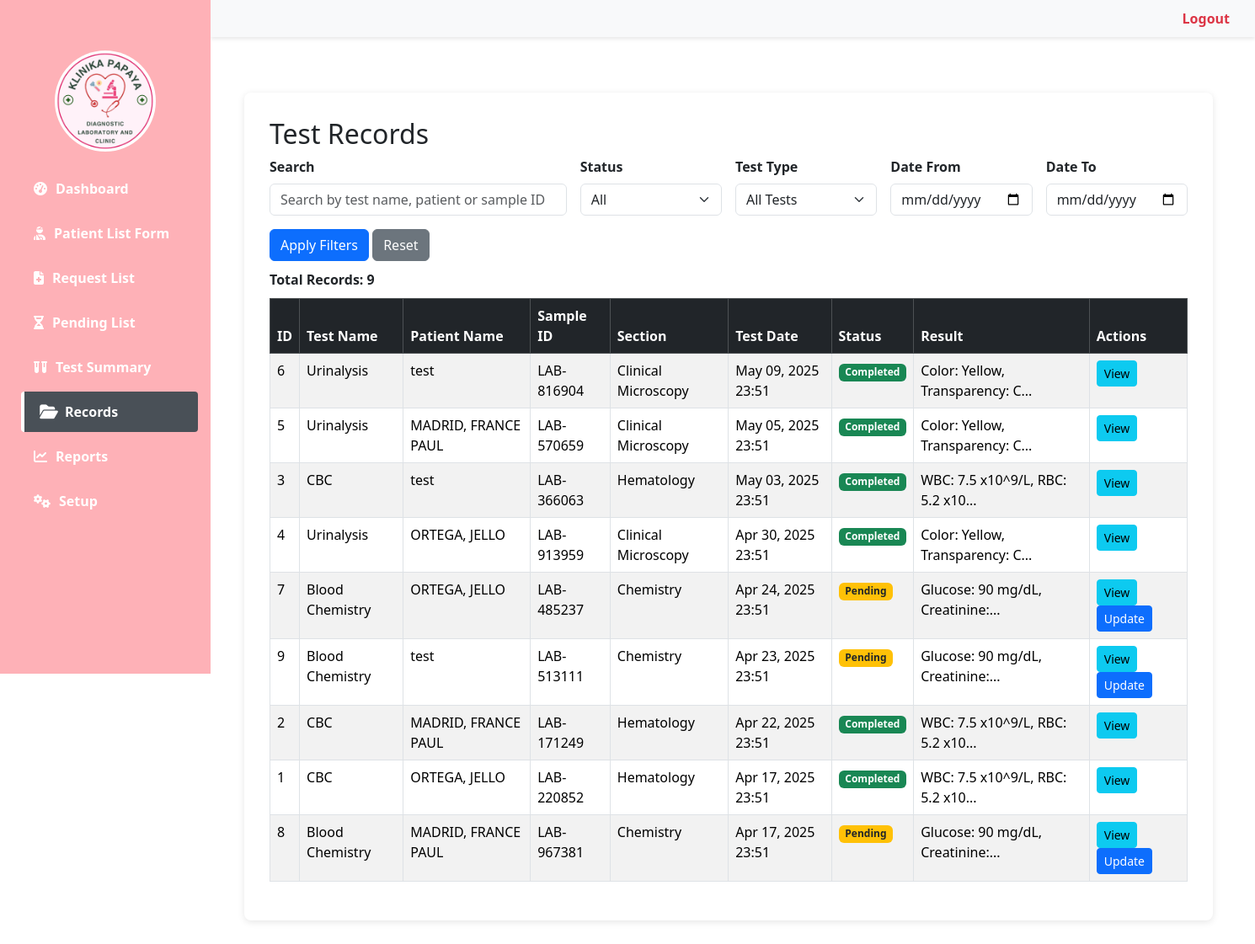
Before: /records.php (signed in) with the older database file.
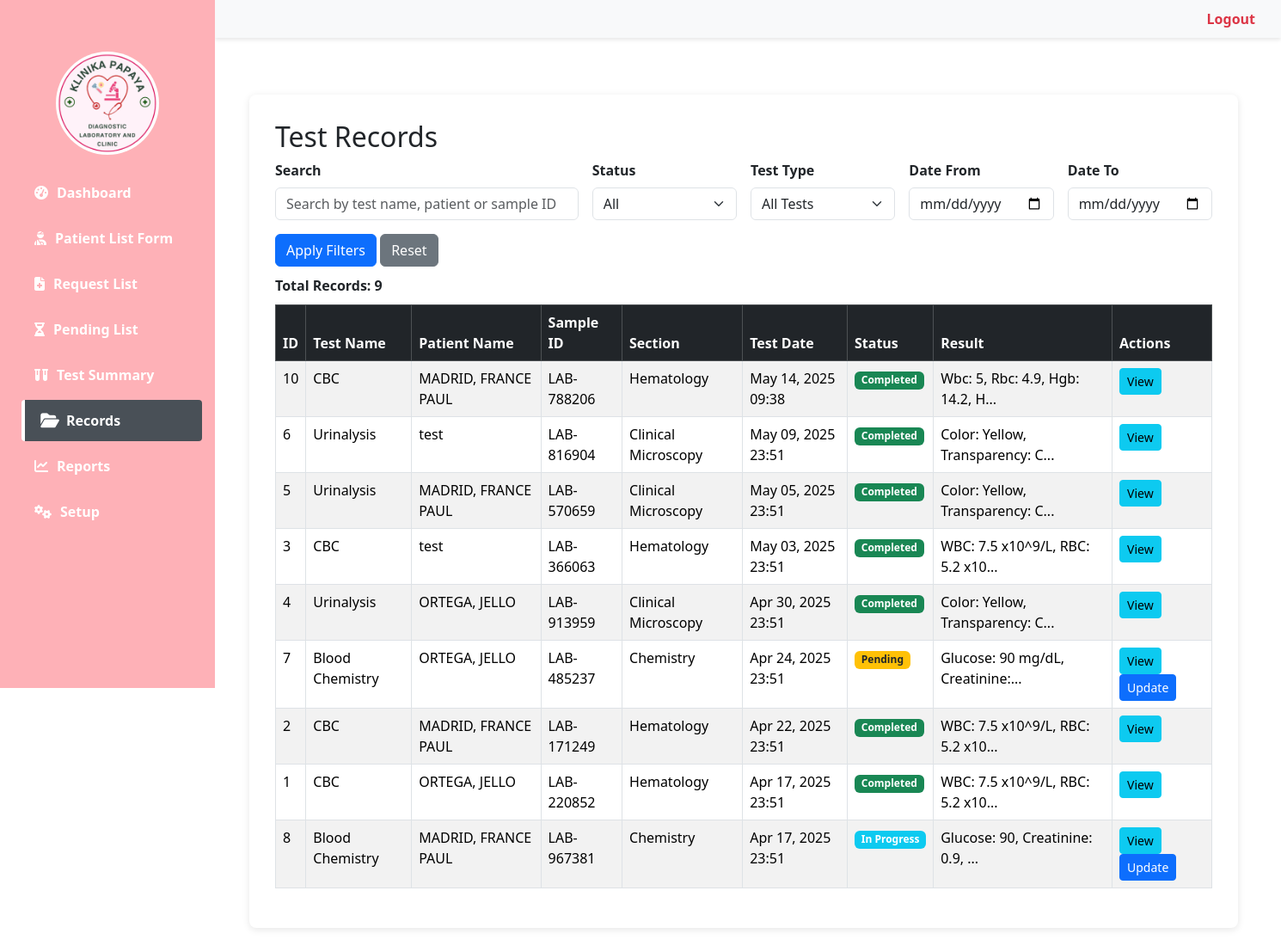
After: the same page with the newer database file.
### tables this page shows
CREATE TABLE `test_records` (
  `id` int(11) NOT NULL,
  `test_name` varchar(100) NOT NULL,
  `patient_name` varchar(100) NOT NULL,
  `patient_id` int(11) NOT NULL,
  `sample_id` varchar(50) NOT NULL,
  `section` varchar(50) NOT NULL,
  `test_date` datetime NOT NULL,
  `result` text DEFAULT NULL,
  `status` enum('Pending','In Progress','Completed') DEFAULT 'Pending',
  `remarks` text DEFAULT NULL,
  `performed_by` varchar(50) DEFAULT NULL,
  `created_at` timestamp NOT NULL DEFAULT current_timestamp(),
  `updated_at` timestamp NOT NULL DEFAULT current_timestamp() ON UPDATE current_timestamp()
);

### records.php (the view, shortened to what the changed rows need)
<?php
require_once 'config/db_connect.php';
$conditions = [];
$whereClause = !empty($conditions) ? "WHERE " . implode(" AND ", $conditions) : "";
$recordsPerPage = 10;
$page = isset($_GET['page']) && is_numeric($_GET['page']) ? (int)$_GET['page'] : 1;
$offset = ($page - 1) * $recordsPerPage;
try {
    $sql = "SELECT * FROM test_records $whereClause ORDER BY test_date DESC LIMIT :limit OFFSET :offset";
    $stmt = $connect->prepare($sql);
    $stmt->bindValue(':limit', $recordsPerPage, PDO::PARAM_INT);
    $stmt->bindValue(':offset', $offset, PDO::PARAM_INT);
    $stmt->execute();
    $records = $stmt->fetchAll(PDO::FETCH_ASSOC);
} catch (PDOException $e) {
    die("Database error: " . $e->getMessage());
}
?>
<!DOCTYPE html>
<html lang="en">
<head>
    <link href="https://cdn.jsdelivr.net/npm/bootstrap@5.3.3/dist/css/bootstrap.min.css" rel="stylesheet">
    <link rel="stylesheet" href="https://cdn.jsdelivr.net/npm/bootstrap-icons@1.11.1/font/bootstrap-icons.css">
    <link rel="stylesheet" href="assets/css/dashboard.css">
    <link rel="stylesheet" href="assets/css/style.css">
</head>
    <body>
    <?php include('sidebar.php'); ?>
    <div class="main-content">
        <div class="table-container">
            <h2>Test Records</h2>
            <table class="table table-striped table-bordered">
                <thead class="table-dark">
                    <tr>
                        <th>ID</th>
                        <th>Test Name</th>
                        <th>Patient Name</th>
                        <th>Sample ID</th>
                        <th>Section</th>
                        <th>Test Date</th>
                        <th>Status</th>
                        <th>Result</th>
                        <th>Actions</th>
                    </tr>
                </thead>
                <tbody>
                    <?php if (count($records) > 0): ?>
                        <?php foreach ($records as $record): ?>
                            <tr>
                                <td><?php echo htmlspecialchars($record['id']); ?></td>
                                <td><?php echo htmlspecialchars($record['test_name']); ?></td>
                                <td><?php echo htmlspecialchars($record['patient_name']); ?></td>
                                <td><?php echo htmlspecialchars($record['sample_id']); ?></td>
                                <td><?php echo htmlspecialchars($record['section']); ?></td>
                                <td><?php echo htmlspecialchars(date('M d, Y H:i', strtotime($record['test_date']))); ?></td>
                                <td>
                                    <?php if ($record['status'] == 'Pending'): ?>
                                        <span class="badge bg-warning text-dark">Pending</span>
                                    <?php elseif ($record['status'] == 'In Progress'): ?>
                                        <span class="badge bg-info">In Progress</span>
                                    <?php elseif ($record['status'] == 'Completed'): ?>
                                        <span class="badge bg-success">Completed</span>
                                    <?php endif; ?>
                                </td>
                                <td><?php echo !empty($record['result']) ? htmlspecialchars(substr($record['result'], 0, 30)) . '...' : 'N/A'; ?></td>
                                <td>
                                    <a href="view_record.php?id=<?php echo $record['id']; ?>" class="btn btn-sm btn-info">View</a>
                                    <?php if ($record['status'] != 'Completed'): ?>
                                        <a href="update_record.php?id=<?php echo $record['id']; ?>" class="btn btn-sm btn-primary">Update</a>
                                    <?php endif; ?>
                                </td>
                            </tr>
                        <?php endforeach; ?>
                    <?php else: ?>
                        <tr>
                            <td colspan="9" class="text-center">No records found.</td>
                        </tr>
                    <?php endif; ?>
                </tbody>
            </table>
        </div>
    </div>
</body>
</html>

Changed rows visible on the page:
removed test_records: id "9", test_name "Blood Chemistry", patient_name "test", sample "LAB-513111", section "Chemistry", test_date "Apr 23, 2025 23:51", status "Pending", result "Glucose: 90 mg/dL, Creatinine:"
added test_records: id "10", test_name "CBC", patient_name "MADRID, FRANCE PAUL", sample "LAB-788206", section "Hematology", test_date "May 14, 2025 09:38", status "Completed", result "Wbc: 5, Rbc: 4.9, Hgb: 14.2, H"
changed test_records "LAB-967381": result "Glucose: 90 mg/dL, Creatinine:" → "Glucose: 90, Creatinine: 0.9,"; status "Pending" → "In Progress"
